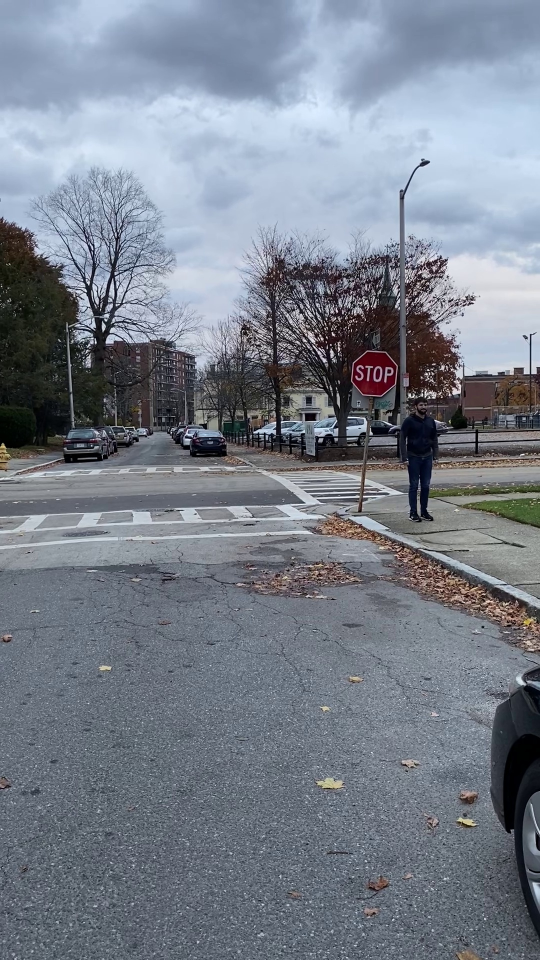
#> input picture Data/frame309.jpg, 1080 x 1920 px, given in place of IMG_1564.mp4, which was not available (shown at 1/2 size)
$ python main.py
#> lines starting #> are read from the running program, lines starting #| are printed output that depends on the picture; after the words box and inside, x2 and y2 are one past the last pixel; in counts of white or black regions, pixels touching at a corner belong together; pictures that were not available may be replaced by others from this repository, and a replacement may not be noted
### Pedestrian_Detector.py
from imutils.object_detection import non_max_suppression
import numpy as np
import cv2
import matplotlib.pyplot as plt


def detect_pedestrians(image, drawRectangles):
    """
    This function detects pedestrians in a provided image.

    @:param image : a cv2 image to look for pedestrians
    @:param drawRectangles : a boolean value to draw rectangles on the image
    @:return a list of rectangles identifying the locations of pedestrians in the provided image
    """

    # detect pedestrians
    hog = cv2.HOGDescriptor()
    hog.setSVMDetector(cv2.HOGDescriptor_getDefaultPeopleDetector())
    (rectangles, weights) = hog.detectMultiScale(image, winStride=(4, 4), padding=(32, 32), scale=5)

    # Combine overlapping rectangles
    finalRectangles = non_max_suppression(np.array([[x, y, x + w, y + h] for (x, y, w, h) in rectangles]),
                                           overlapThresh=0.65)

    # Check to see if rectangles should be printed
    if drawRectangles:
        if len(rectangles):
            draw_rectangles(image, finalRectangles)

    return finalRectangles


# [14 lines left out: function draw_rectangles, not called in this run]

### Road_Detector.py
import cv2
import numpy as np
import matplotlib.pyplot as plt


def detect_road(image, showImage):
    """
    This function extracts the road in a provided image.

    @:param image : a cv2 image with a road
    @:param showImage : a boolean value to show the box surrounding the road
    @:return the box around the road
    """

    # Define area of interest in front of "car"
    row, col = image.shape[:2]
    bottomLeft = [col * 0.1, row * 0.95]
    topLeft = [col * 0.3, row * 0.4]
    bottomRight = [col * 0.9, row * 0.95]
    topRight = [col * 0.7, row * 0.4]

    corners = np.array([[bottomLeft, topLeft, topRight, bottomRight]], dtype=np.int32)

    # Create a mask for the ROI
    ROIMask = np.zeros_like(image)
    cv2.fillPoly(ROIMask, corners, (255,) * ROIMask.shape[2])
    ROI = cv2.bitwise_and(image, ROIMask)

    # Blur the image for pavement detection (this blurs out the sidewalk)
    extremeBlur = cv2.GaussianBlur(ROI, (115, 115), 0)

    # Convert to HSV
    hsvPav = cv2.cvtColor(extremeBlur, cv2.COLOR_BGR2HLS)

    # Look for pavement colors
    lowerPav = np.array([85, 95, 0])
    upperPav = np.array([130, 175, 50])
    pavementMask = cv2.inRange(hsvPav, lowerPav, upperPav)
    output = cv2.bitwise_and(ROI, ROI, mask=pavementMask)

    # Threshold of white in HSV space (look in un-blurred image)
    lowerWhite = np.array([0, 200, 0])
    upperWhite = np.array([255, 255, 255])
    whiteMask = cv2.inRange(output, lowerWhite, upperWhite)

    # Use Canny to detect solid white crosswalk lines in sidewalk mask
    canny = cv2.Canny(whiteMask, 50, 150)

    # Find longest line in canny image
    lines = cv2.HoughLinesP(canny, rho=1, theta=np.pi / 180, threshold=100, minLineLength=10, maxLineGap=80)
    numLines, _, _ = lines.shape
    longestLine = initX = finalX = 0
    for i in range(numLines):
        distance = np.sqrt((lines[i][0][0] - lines[i][0][2])**2 + (lines[i][0][1] - lines[i][0][3])**2)
        if distance > longestLine:
            initX = lines[i][0][0]
            finalX = lines[i][0][2]
            longestLine = distance

    # Find highest point in pavement mask
    colorPixels = cv2.findNonZero(output[:, :, 0])[0]

    # Create rectangle based on detected line and the highest pavement point in mask
    finalRectangle = [initX, colorPixels[0][1], finalX, image.shape[0]]

    if showImage:
        draw_rectangles(image, finalRectangle)
    return [finalRectangle]


# [13 lines left out: function draw_rectangles, not called in this run]

### main.py
import matplotlib.pyplot as plt
import Pedestrian_Detector as pd
import Feature_Extractor as fe
import Road_Detector as rd
import cv2
import os

class RingBuffer:
    """ class that implements a not-yet-full buffer """
    def __init__(self, size_max):
        self.max = size_max
        self.data = []

    class __Full:
        """ class that implements a full buffer """

        def append(self, x):
            """ Append an element overwriting the oldest one. """
            self.data[self.cur] = x
            self.cur = (self.cur + 1) % self.max

        def get(self):
            """ return list of elements in correct order """
            return self.data[self.cur:] + self.data[:self.cur]

    def append(self, x):
        """append an element at the end of the buffer"""
        self.data.append(x)
        if len(self.data) == self.max:
            self.cur = 0
            # Permanently change self's class from non-full to full
            self.__class__ = self.__Full

    def get(self):
        """ Return a list of elements from the oldest to the newest. """
        return self.data

# load video capture from file
video = cv2.VideoCapture("IMG_1564.mp4")
# window name and size


previousStates = RingBuffer(5)
centers = RingBuffer(10)
flag = "Clear"
cv2.namedWindow("video", cv2.WINDOW_AUTOSIZE)
while video.isOpened():
    flag = "Clear"
    # Read video capture
    ret, frame = video.read()
#> frame is the input picture: shape (1920, 1080, 3); mean B, G, R 139.8, 128.2, 120.9

    # [6 lines of commented-out code are left out]
    max_width = 800

    if frame.shape[1] > max_width:
        newWidth = max_width
        newHeight = frame.shape[0] * (max_width/frame.shape[1])
#> newHeight = 1422.2
        frame = cv2.resize(frame, (int(newWidth), int(newHeight)))
#> frame: shape (1422, 800, 3)


    detected_pedestrians = pd.detect_pedestrians(frame, False)
#> in detect_pedestrians, `(rectangles, weights) = hog.detectMultiScale(image, winStride=(4, 4), ..`: rectangles = [[586, 662, 64, 128], [767, 1148, 33, 128]]; weights = [0.391, 0.984]
#> in detect_pedestrians, `finalRectangles = non_max_suppression(np.array([[x, y, x + w, y + h] f..`: finalRectangles = [[767, 1148, 800, 1276], [586, 662, 650, 790]]
#> detected_pedestrians = [[767, 1148, 800, 1276], [586, 662, 650, 790]]
    if not len(detected_pedestrians):
        print("No Pedestrians Detected in Image.")
    else:
        detected_roads = rd.detect_road(frame, False)
#> in detect_road, `cv2.fillPoly(ROIMask, corners, (255,) * ROIMask.shape[2])`:
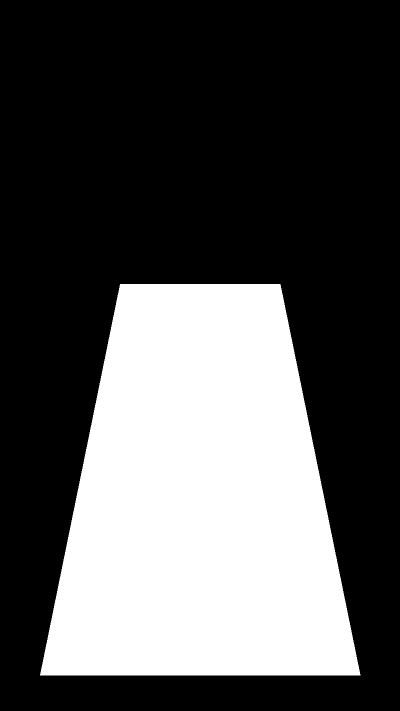
#> ROIMask: shape (1422, 800, 3) (shown at 1/2 size); 33.1% white; 1 white region, box (x1, y1, x2, y2) and area: (80, 568, 721, 1351) 376623
#> in detect_road, `hsvPav = cv2.cvtColor(extremeBlur, cv2.COLOR_BGR2HLS)`: hsvPav: shape (1422, 800, 3); mean of channels 0, 1, 2 43.1, 38, 8
#> in detect_road, `pavementMask = cv2.inRange(hsvPav, lowerPav, upperPav)`: pavementMask: shape (1422, 800); 25% white; 20 white regions (17 under 20 px), largest, box (x1, y1, x2, y2) and area: (116, 666, 689, 1333) 280667, (422, 590, 498, 648) 3190, (291, 621, 308, 635) 173
#> in detect_road, `output = cv2.bitwise_and(ROI, ROI, mask=pavementMask)`:
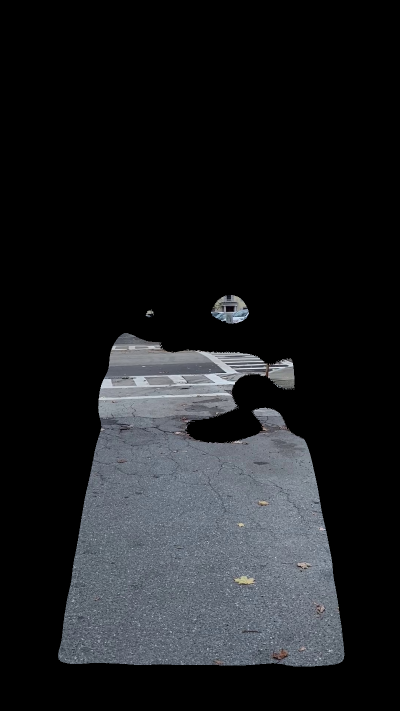
#> output: shape (1422, 800, 3) (shown at 1/2 size); mean B, G, R 32.1, 29.6, 27.8
#> in detect_road, `whiteMask = cv2.inRange(output, lowerWhite, upperWhite)`: whiteMask: shape (1422, 800); 0.38% white; 252 white regions (229 under 20 px), largest, box (x1, y1, x2, y2) and area: (341, 733, 479, 772) 1091, (197, 789, 397, 800) 590, (201, 758, 272, 777) 391
#> in detect_road, `canny = cv2.Canny(whiteMask, 50, 150)`:
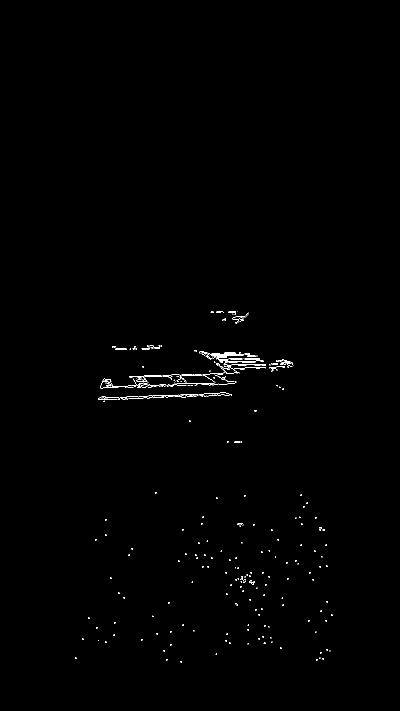
#> canny: shape (1422, 800) (shown at 1/2 size); 0.39% white in thin lines or dots, all inside (x1, y1, x2, y2) = (150, 623, 665, 1325)
#> in detect_road, `lines = cv2.HoughLinesP(canny, rho=1, theta=np.pi / 180, threshold=100..`: lines = [[258, 753, 544, 743], [197, 799, 458, 790], [201, 772, 454, 768], [199, 795, 455, 786], [434, 730, 585, 727]]
#> the loop in detect_road, `for i in range(numLines):` made 5 passes
#> (distance, initX, finalX, longestLine) on pass 1: (286.2, 258, 544, 286.2)
#> distance on passes 2 to 5: 261.2, 253, 256.2, 151
#> after the loop in detect_road, `for i in range(numLines):`: finalX = 544; initX = 258; longestLine = 286.2
#> in detect_road, `colorPixels = cv2.findNonZero(output[:, :, 0])[0]`: colorPixels = [[456, 590]]
#> in detect_road, `finalRectangle = [initX, colorPixels[0][1], finalX, image.shape[0]]`: finalRectangle = [258, 590, 544, 1422]
#> detected_roads = [[258, 590, 544, 1422]]

        # for (x0, y0, x1, y1) in detected_pedestrians:
        #     # Get the top half of an image
        #     imageCopy = frame.copy()
        #     imageCopy = imageCopy[y0:(y0 + int((y1 - y0) / 2)), x0:x1]
        #
        #     fe.extract_features(imageCopy, False)

        # overlap detection
        for (x0, y0, x1, y1) in detected_roads:
            for(px0,py0, px1, py1) in detected_pedestrians:
                if ((px0 >= x0 and px0 <= x1) or (px1 >= x0 and px1 <= x1)) and ((py0 >= y0 and py0 <= y1) or (py1 >= y0 and py1 <= y1)):    # if X of pedestrian is within road rectangle, flag
                    flag = "Danger"
                    continue
#> this loop made 1 pass


        centers.append(((px0 + px1)/2, (py0 + py1)/2))

        #print everything
        #pedestrians first
        cv2.line(frame, (int(centers.get()[0][0]),int(centers.get()[0][1])), (int(centers.get()[-1][0]),int(centers.get()[-1][1])), (0,0,225), 2)
#> frame: shape (1422, 800, 3); mean B, G, R 139.7, 128.1, 120.8

        for (x0, y0, x1, y1) in detected_pedestrians:
            cv2.rectangle(frame, (x0, y0), (x1, y1), (0, 0, 0), 2)
#> this loop made 2 passes
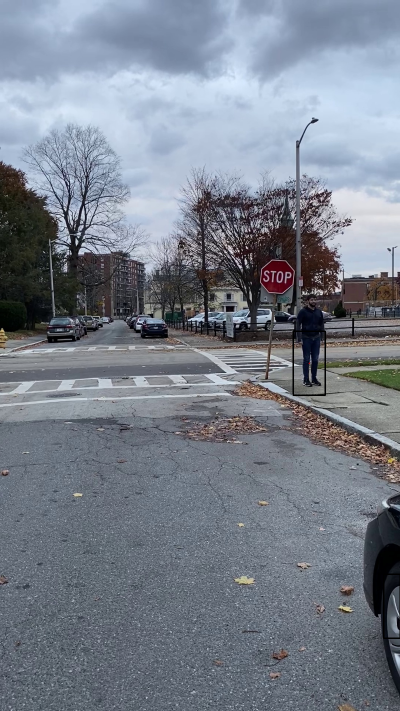
#> frame: shape (1422, 800, 3) (shown at 1/2 size); mean B, G, R 139.6, 128, 120.7

        #plt.imshow(cv2.cvtColor(exampleImage, cv2.COLOR_BGR2RGB))

        #roads
        detected_roads = detected_roads[0]
#> detected_roads = [258, 590, 544, 1422]
        cv2.rectangle(frame, (detected_roads[0], detected_roads[1]), (detected_roads[2], detected_roads[3]), (0, 0, 255), 3)
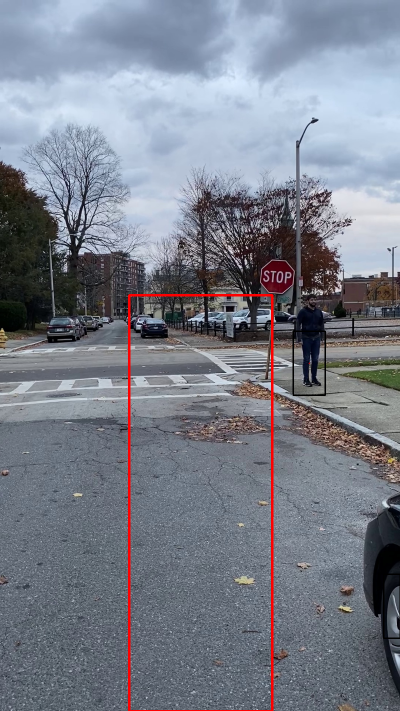
#> frame: shape (1422, 800, 3) (shown at 1/2 size); 0.91% of pixels changed, all inside (x1, y1, x2, y2) = (256, 588, 547, 1422)

        #plot pedestrian average
        for (x,y) in centers.get():

            cv2.circle(frame, (int(x),int(y)), radius=3, color=(0, 255, 0), thickness=-1)
#> frame: shape (1422, 800, 3); under 0.01% of pixels changed, all inside (x1, y1, x2, y2) = (615, 723, 622, 730)

    if flag != "Danger" and "Danger" in previousStates.get():
        flag = "Warning"

    previousStates.append(flag)

    overlay = frame.copy()
    if flag == "Danger":   #Danger
        cv2.rectangle(overlay, (0, 0), (999, 999), (0, 0, 255), -1)
    elif flag == "Clear":  #Clear
        cv2.rectangle(overlay, (0, 0), (999, 999), (0, 255, 0), -1)
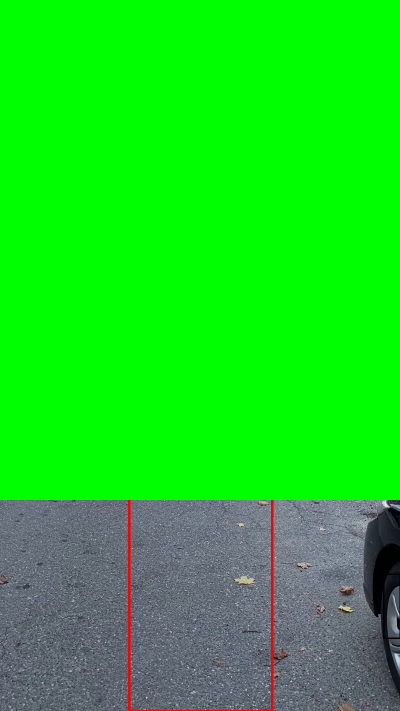
#> overlay: shape (1422, 800, 3) (shown at 1/2 size); mean B, G, R 34.1, 210.5, 30
    elif flag == "Warning":#warning
        cv2.rectangle(overlay, (0, 0), (999, 999), (255, 255, 0), -1)

    cv2.addWeighted(overlay, 0.3, frame, .9, 0, frame)
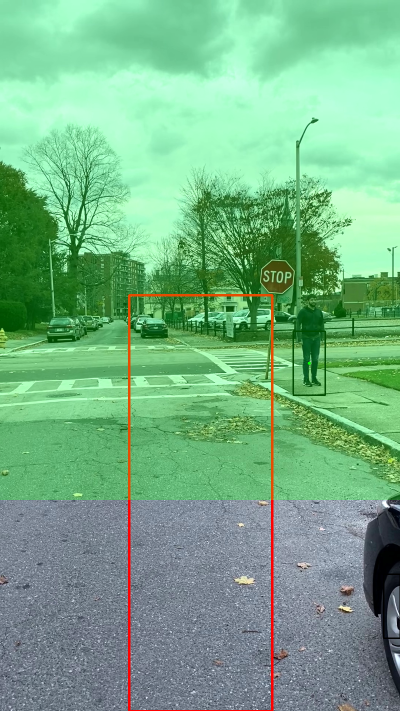
#> frame: shape (1422, 800, 3) (shown at 1/2 size); mean B, G, R 134.9, 176, 118.6


    cv2.imshow("video", frame)
    # show one frame at a time
    key = cv2.waitKey(0)
#> (key q is pressed here)
    while key not in [ord('q'), ord(' ')]:
       key = cv2.waitKey(0)
    #Quit when 'q' is pressed
    if key == ord('q'):
       break


# Release capture object

video.release()
# Exit and distroy all windows
cv2.destroyAllWindows()
